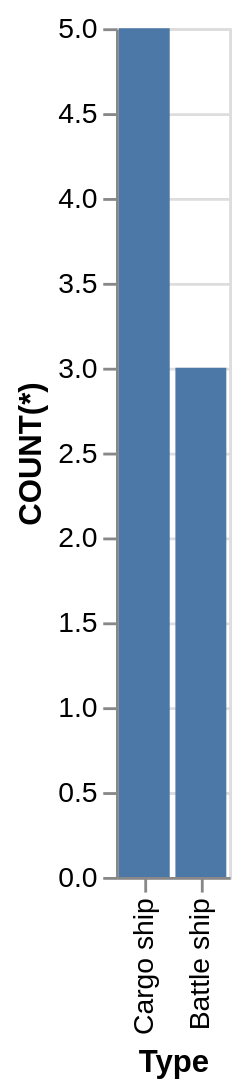

Source (Vega-Lite JSON):
### Vega-Lite specification from a JSON file in a GitHub repository (floating-point values rounded to 4 significant figures)
{"data": {"values": [{"x_data": "Cargo ship", "y_data": 5}, {"x_data": "Battle ship", "y_data": 3}]}, "mark": "bar", "encoding": {"x": {"field": "x_data", "type": "nominal", "title": "Type", "sort": {"op": "sum", "field": "y_data", "order": "descending"}}, "y": {"field": "y_data", "type": "quantitative", "title": "COUNT(*)"}}}
